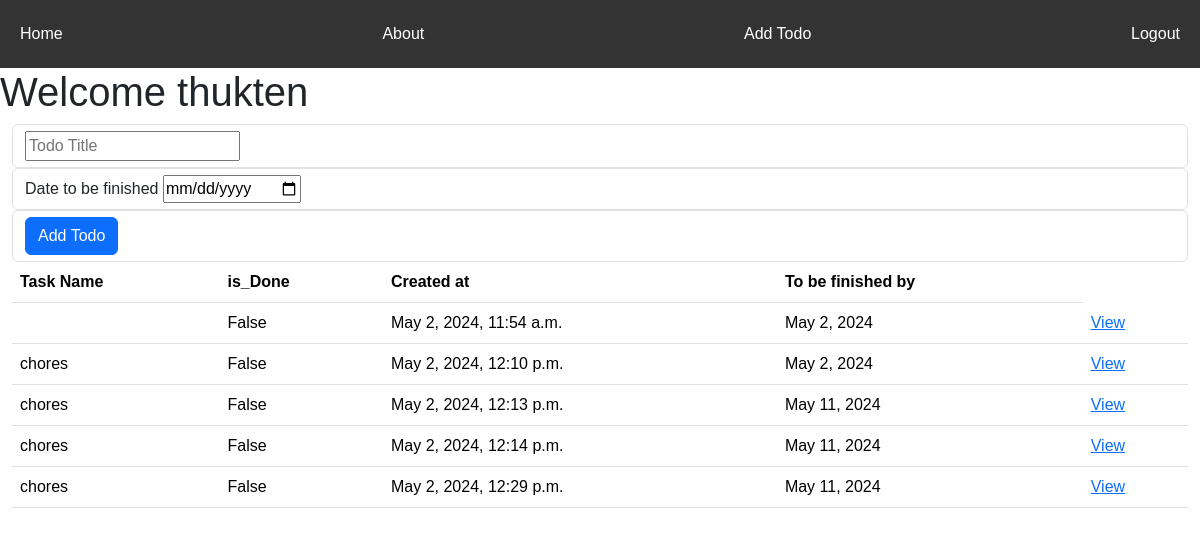
The app's page / (signed in) with its own data.
### core/models.py (models this page shows)
class Todo(models.Model):
    user = models.ForeignKey(User, on_delete=models.CASCADE)
    task_name = models.CharField(max_length=150)
    done = models.BooleanField(default=False)
    date_toBe_finishedBy = models.DateField(verbose_name="Date to be finished by", default=timezone.now())
    created_at = models.DateTimeField(auto_now_add=timezone.now())

### core/views.py (the view, shortened to what this page needs)
# urls.py: path('', home, name="home"),
@login_required(login_url="/login/")
def home(request):
    user = request.user
    if user.is_authenticated:
        todoList = Todo.objects.filter(user=user)
    return render(request, 'home.html',{'todoList':todoList})

### core/templates/home.html (shortened to what this page needs)
{% extends 'index.html' %}
{% block content %}
<h1>Welcome {{user.username}}</h1>
<div class="container-fluid">
    <form method="post" enctype="multipart/form-data">
        <div class="form-control">
            <input type="text" name="Todo" placeholder="Todo Title">
        </div>
        <div class="form-control">
            <label for="date-finished">Date to be finished</label>
            <input type="date" name="date_finished">
        </div>
        <div class="form-control">
            <button class="btn btn-primary" type="submit" id="addTodo" >Add Todo</button>
        </div>
    </form>
</div>
<div class="container-fluid">
    <table class="table">
        <thead>
            <tr>
                <th>Task Name</th>
                <th>is_Done</th>
                <th>Created at</th>
                <th>To be finished by</th>
            </tr>
        </thead>
        <tbody>
            {% for todo in todoList %}
            <tr>
                <td>{{ todo.task_name }}</td>
                <td>{{ todo.done }}</td>
                <td>{{todo.created_at}}</td>
                <td>{{todo.date_toBe_finishedBy}}</td>
                <td><a href="">View</a></td>
            </tr>
            {% endfor %}
        </tbody>
      </table>
</div>
{% endblock %}

### core/templates/index.html (shortened to what this page needs)
<!DOCTYPE html>
<html lang="en">
<head>
<link href="https://cdn.jsdelivr.net/npm/bootstrap@5.3.3/dist/css/bootstrap.min.css" rel="stylesheet">
</head>
<body>
<div class="navbar">
    <a href="/">Home</a>
    <a href="#about">About</a>
    {% if user.is_authenticated %}
    <a href="/addtodo">Add Todo</a>
    <a href="/logout">Logout</a>
    {% else %}
    <a href="/login">Login</a>
    {% endif %}
</div>
{% block content %}
{% endblock %}
</body>
</html>

### core/templates/index.html (style rules this page uses)
body { font-family: Arial, sans-serif; margin: 0; padding: 0; }
.navbar { background-color: #333; overflow: hidden; }
.navbar a { float: left; display: block; color: white; text-align: center; padding: 14px 20px; text-decoration: none; }

### records on screen
Todo: done "False", created_at "May 2, 2024, 11:54 a.m.", date_toBe_finishedBy "May 2, 2024"
Todo: task_name "chores", done "False", created_at "May 2, 2024, 12:10 p.m.", date_toBe_finishedBy "May 2, 2024"
Todo: task_name "chores", done "False", created_at "May 2, 2024, 12:13 p.m.", date_toBe_finishedBy "May 11, 2024"
Todo: task_name "chores", done "False", created_at "May 2, 2024, 12:14 p.m.", date_toBe_finishedBy "May 11, 2024"
Todo: task_name "chores", done "False", created_at "May 2, 2024, 12:29 p.m.", date_toBe_finishedBy "May 11, 2024"

### other values on screen
{{ user.username }} "thukten"
